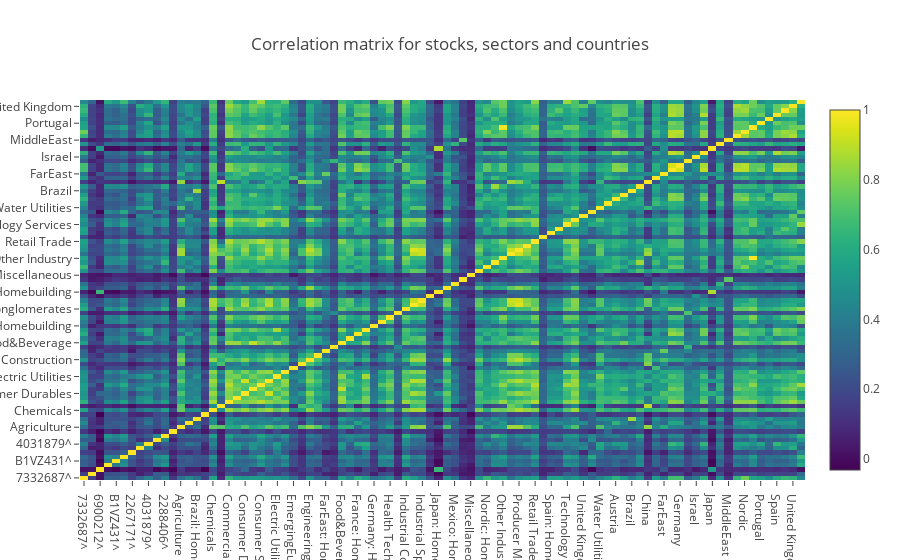

The cell this chart's notebook holds for it:
### Markdown cell above
Now plot this correlation matrix as an interactive heatmap. 
<br>
<br>
**Note: use the tools in the top right of the plot to zoom and add traces. **
<br>
**The plot can be opened in a larger size by clicking "export to plot.ly" in bottom right)**

### Code cell
#create an interactive heatmap
tickers = list(combo.columns)
trace = go.Heatmap(z=co.tolist(),x=tickers,y=tickers,colorscale='Viridis')


data = Data([trace])

layout=Layout(
        title='Correlation matrix for stocks, sectors and countries',
    )

fig = Figure(data=data, layout=layout)
iplot(fig)

### Figure 1 — Plotly figure (JSON) as saved in the notebook; plotly's stock layout.template omitted (floating-point values rounded to 4 significant figures; data arrays with more than 128 entries replaced by an {"elided": "..."} marker saying what was removed)
{"data": [{"colorscale": "Viridis", "type": "heatmap", "x": ["7332687^", "B3B5J07^", "6900212^", "B3P2CN8^", "B1VZ431^", "2816023^", "2267171^", "B39J2M4^", "4031879^", "B15RZR4^", "2288406^", "Africa: Homebuilding", "Agriculture", "Austria: Homebuilding", "Brazil: Homebuilding", "Canada: Homebuilding", "Chemicals", "China: Homebuilding", "Commercial Services", "Communications", "Consumer Durables", "Consumer Non-Durables", "Consumer Services", "Distribution Services", "Electric Utilities", "Electronic Technology", "EmergingEurope: Homebuilding", "Energy Minerals", "Engineering & Construction", "Environmental Services", "FarEast: Homebuilding", "Finance", "Food&Beverage", "Forest Products", "France: Homebuilding", "Gas Distributors", "Germany: Homebuilding", "Health Services", "Health Technology", "India: Homebuilding", "Industrial Conglomerates", "Industrial Machinery", "Industrial Specialties", "Israel: Homebuilding", "Japan: Homebuilding", "Marine Shipping", "Mexico: Homebuilding", "MiddleEast: Homebuilding", "Miscellaneous", "Non-Energy Minerals", "Nordic: Homebuilding", "Oil&Gas", "Other Industry", "Process Industries", "Producer Manufacturing", "Pulp & Paper", "Retail Trade", "SouthAmerica: Homebuilding", "Spain: Homebuilding", "Switzerland: Homebuilding", "Technology Services", "Transportation", "United Kingdom: Homebuilding", "United States: Homebuilding", "Water Utilities", "Africa", "Austria", "Belgium", "Brazil", "Canada", "China", "EmergingEurope", "FarEast", "France", "Germany", "India", "Israel", "Italy", "Japan", "Mexico", "MiddleEast", "Netherlands", "Nordic", "Other Country", "Portugal", "SouthAmerica", "Spain", "Switzerland", "United Kingdom", "United States"], "y": ["7332687^", "B3B5J07^", "6900212^", "B3P2CN8^", "B1VZ431^", "2816023^", "2267171^", "B39J2M4^", "4031879^", "B15RZR4^", "2288406^", "Africa: Homebuilding", "Agriculture", "Austria: Homebuilding", "Brazil: Homebuilding", "Canada: Homebuilding", "Chemicals", "China: Homebuilding", "Commercial Services", "Communications", "Consumer Durables", "Consumer Non-Durables", "Consumer Services", "Distribution Services", "Electric Utilities", "Electronic Technology", "EmergingEurope: Homebuilding", "Energy Minerals", "Engineering & Construction", "Environmental Services", "FarEast: Homebuilding", "Finance", "Food&Beverage", "Forest Products", "France: Homebuilding", "Gas Distributors", "Germany: Homebuilding", "Health Services", "Health Technology", "India: Homebuilding", "Industrial Conglomerates", "Industrial Machinery", "Industrial Specialties", "Israel: Homebuilding", "Japan: Homebuilding", "Marine Shipping", "Mexico: Homebuilding", "MiddleEast: Homebuilding", "Miscellaneous", "Non-Energy Minerals", "Nordic: Homebuilding", "Oil&Gas", "Other Industry", "Process Industries", "Producer Manufacturing", "Pulp & Paper", "Retail Trade", "SouthAmerica: Homebuilding", "Spain: Homebuilding", "Switzerland: Homebuilding", "Technology Services", "Transportation", "United Kingdom: Homebuilding", "United States: Homebuilding", "Water Utilities", "Africa", "Austria", "Belgium", "Brazil", "Canada", "China", "EmergingEurope", "FarEast", "France", "Germany", "India", "Israel", "Italy", "Japan", "Mexico", "MiddleEast", "Netherlands", "Nordic", "Other Country", "Portugal", "SouthAmerica", "Spain", "Switzerland", "United Kingdom", "United States"], "z": {"elided": "90x90 float values"}}], "layout": {"title": "Correlation matrix for stocks, sectors and countries"}}
